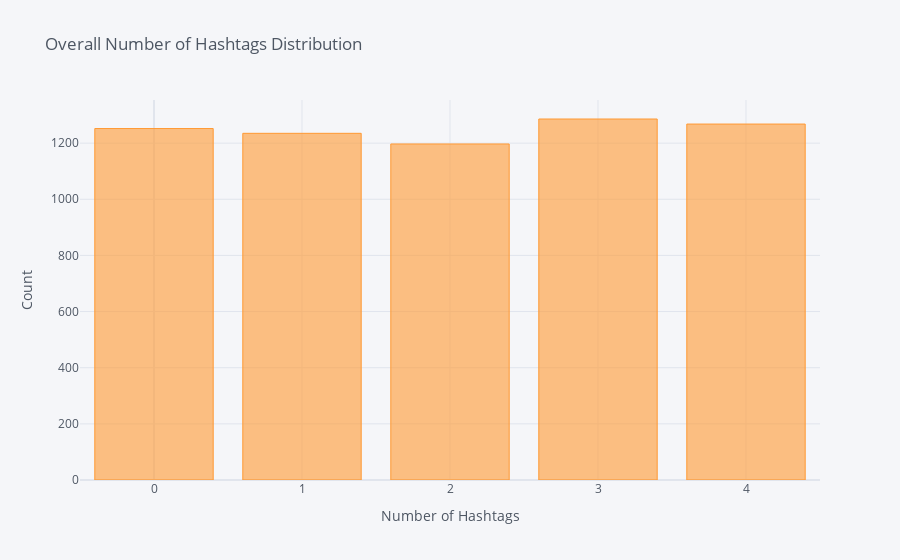

Notebook source saved alongside this figure:
### Markdown cell above
### Pretty even distribution for the number of hashtags with 3 hashtags as the highest count

### Code cell
tweets_df['hashtags_count'].value_counts().iplot(kind='bar', xTitle='Number of Hashtags',
                                    yTitle='Count', title='Overall Number of Hashtags Distribution')

### Figure 1 — Plotly figure (JSON) as saved in the notebook; plotly's stock layout.template omitted (floating-point values rounded to 4 significant figures)
{"data": [{"marker": {"color": "rgba(255, 153, 51, 0.6)", "line": {"color": "rgba(255, 153, 51, 1.0)", "width": 1}}, "name": "hashtags_count", "orientation": "v", "text": "", "type": "bar", "x": [3, 4, 0, 1, 2], "y": [1286, 1268, 1252, 1235, 1197]}], "layout": {"legend": {"bgcolor": "#F5F6F9", "font": {"color": "#4D5663"}}, "paper_bgcolor": "#F5F6F9", "plot_bgcolor": "#F5F6F9", "title": {"font": {"color": "#4D5663"}, "text": "Overall Number of Hashtags Distribution"}, "xaxis": {"gridcolor": "#E1E5ED", "showgrid": true, "tickfont": {"color": "#4D5663"}, "title": {"font": {"color": "#4D5663"}, "text": "Number of Hashtags"}, "zerolinecolor": "#E1E5ED"}, "yaxis": {"gridcolor": "#E1E5ED", "showgrid": true, "tickfont": {"color": "#4D5663"}, "title": {"font": {"color": "#4D5663"}, "text": "Count"}, "zerolinecolor": "#E1E5ED"}}}
